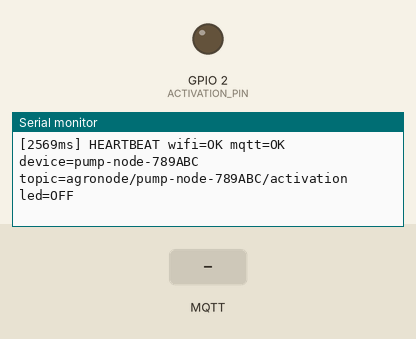
Bench run of a sketch on a simulated ESP32. Shown: output pins drawn as LEDs (lit = HIGH), the last lines printed to the serial monitor. The test bench sets the inputs (shaded band). WiFi joins after 1.5 s; servers stay silent unless stated; the local clock reads 2024-03-15 10:24:30 at power-on unless the sketch sets it; no MQTT or app messages arrive unless stated.

Above: at 3.7 s.
3.8 s: MQTT message "true" arrives on the first subscribed topic
At 4.9 s:
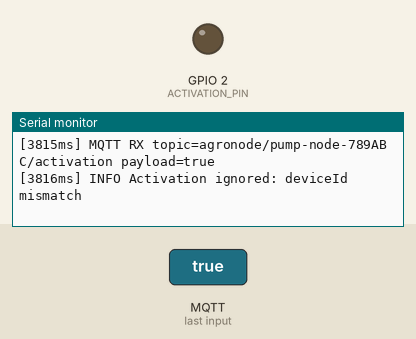
5.3 s: MQTT message "false" arrives on the first subscribed topic
At 6.5 s:
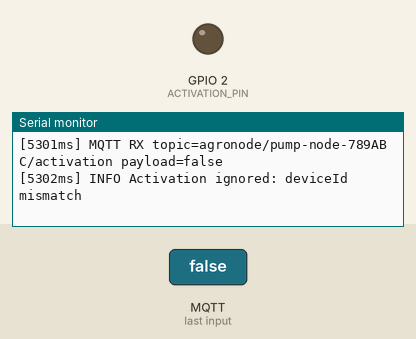
6.8 s: MQTT message ":" arrives on the first subscribed topic
At 8.1 s:
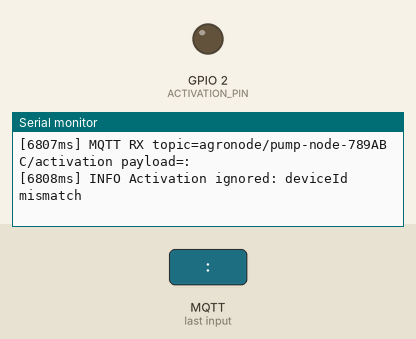

Measured:
- after the input at 3.8 s, the serial monitor: prints a new line at once (image 1)
- after the input at 5.3 s, the serial monitor: prints a new line at once (image 2)
- after the input at 6.8 s, the serial monitor: prints a new line at once (image 3)

The sketch:

esp32_activation_receiver.ino
```cpp
#include <WiFi.h>
#include <PubSubClient.h>
#include <time.h>
#include <stdarg.h>

#define ACTIVATION_PIN 2

const char* WIFI_SSID = "hadzic";
const char* WIFI_PASSWORD = "techno123";

const char* MQTT_HOST = "192.168.193.106";
const uint16_t MQTT_PORT = 1883;

const char* DEVICE_ID_BASE = "pump-node";
const char* FIRMWARE_VERSION = "1.0.0";
const unsigned long ACTIVATION_SIGNAL_DURATION_MS = 5000;
const unsigned long ACTIVATION_BLINK_INTERVAL_MS = 250;
const unsigned long HEARTBEAT_INTERVAL_MS = 10000;

const long GMT_OFFSET_SEC = 0;
const int DAYLIGHT_OFFSET_SEC = 0;
const char* NTP_SERVER = "pool.ntp.org";

WiFiClient wifiClient;
PubSubClient mqttClient(wifiClient);

unsigned long activationSignalUntilMs = 0;
unsigned long activationNextBlinkMs = 0;
bool activationBlinking = false;
bool activationOutputState = false;
unsigned long nextHeartbeatMs = 0;
char activationTopicBuffer[128];
char registerTopicBuffer[128];
char deviceIdBuffer[64];

void buildRuntimeDeviceId() {
  uint64_t chipId = ESP.getEfuseMac();
  uint32_t suffix = (uint32_t)(chipId & 0xFFFFFF);
  snprintf(deviceIdBuffer, sizeof(deviceIdBuffer), "%s-%06lX", DEVICE_ID_BASE, (unsigned long)suffix);
}

void ensureWiFiConnected();
void ensureMqttConnected();
void syncClock();
void registerDevice();
void onMqttMessage(char* topic, byte* payload, unsigned int length);
void handleActivationPayload(const String& payload);
bool payloadHasDeviceId(const String& payload, const char* expectedDeviceId);
bool payloadHasBooleanField(const String& payload, const char* fieldName, bool expectedValue);
void logInfo(const char* message);
void logf(const char* level, const char* format, ...);
void printHeartbeat();

void logInfo(const char* message) {
  logf("INFO", "%s", message);
}

void logf(const char* level, const char* format, ...) {
  char message[256];
  va_list args;
  va_start(args, format);
  vsnprintf(message, sizeof(message), format, args);
  va_end(args);

  Serial.print("[");
  Serial.print(millis());
  Serial.print("ms] ");
  Serial.print(level);
  Serial.print(" ");
  Serial.println(message);
}

void printHeartbeat() {
  logf(
    "HEARTBEAT",
    "wifi=%s mqtt=%s device=%s topic=%s led=%s",
    WiFi.status() == WL_CONNECTED ? "OK" : "DOWN",
    mqttClient.connected() ? "OK" : "DOWN",
    deviceIdBuffer,
    activationTopicBuffer,
    activationOutputState ? "ON" : "OFF"
  );
}

void setup() {
  Serial.begin(115200);
  delay(1000);

  buildRuntimeDeviceId();
  logf("BOOT", "Runtime DEVICE_ID=%s", deviceIdBuffer);

  pinMode(ACTIVATION_PIN, OUTPUT);
  digitalWrite(ACTIVATION_PIN, LOW);

  mqttClient.setServer(MQTT_HOST, MQTT_PORT);
  mqttClient.setCallback(onMqttMessage);

  snprintf(activationTopicBuffer, sizeof(activationTopicBuffer), "agronode/%s/activation", deviceIdBuffer);
  snprintf(registerTopicBuffer, sizeof(registerTopicBuffer), "agronode/%s/register", deviceIdBuffer);

  ensureWiFiConnected();
  ensureMqttConnected();
  syncClock();
  registerDevice();
  nextHeartbeatMs = millis() + HEARTBEAT_INTERVAL_MS;
  printHeartbeat();
}

void ensureWiFiConnected() {
  if (WiFi.status() == WL_CONNECTED) {
    return;
  }

  WiFi.mode(WIFI_STA);
  WiFi.begin(WIFI_SSID, WIFI_PASSWORD);

  logf("WIFI", "Connecting to SSID=%s", WIFI_SSID);
  while (WiFi.status() != WL_CONNECTED) {
    delay(500);
    Serial.print('.');
  }

  Serial.println();
  logf("WIFI", "Connected IP=%s RSSI=%d", WiFi.localIP().toString().c_str(), (int)WiFi.RSSI());
}

void ensureMqttConnected() {
  if (mqttClient.connected()) {
    return;
  }

  logf("MQTT", "Connecting host=%s:%u client=%s", MQTT_HOST, MQTT_PORT, deviceIdBuffer);
  while (!mqttClient.connected()) {
    if (mqttClient.connect(deviceIdBuffer)) {
      logInfo("MQTT connected");
      bool subscribed = mqttClient.subscribe(activationTopicBuffer);
      logf("MQTT", "Subscribe topic=%s status=%s", activationTopicBuffer, subscribed ? "OK" : "FAILED");
      return;
    }

    logf("MQTT", "connect retry state=%d", mqttClient.state());
    delay(1000);
  }
}

void syncClock() {
  configTime(GMT_OFFSET_SEC, DAYLIGHT_OFFSET_SEC, NTP_SERVER);
}

void registerDevice() {
  if (!mqttClient.connected()) {
    ensureMqttConnected();
  }

  char payload[512];
  int rssi = (int)WiFi.RSSI();
  snprintf(
    payload,
    sizeof(payload),
    "{\"deviceId\":\"%s\",\"firmware\":\"%s\","
    "\"metadata\":{\"signalStrength\":%d,\"hardware\":{\"model\":\"ESP32\",\"source\":\"firmware-register\",\"ip\":\"%s\"}},"
    "\"tags\":[\"live\",\"esp32\",\"actuator\"]}",
    deviceIdBuffer,
    FIRMWARE_VERSION,
    rssi,
    WiFi.localIP().toString().c_str()
  );

  mqttClient.loop();
  bool ok = mqttClient.publish(registerTopicBuffer, payload);
  logf("REGISTER", "topic=%s status=%s", registerTopicBuffer, ok ? "SENT" : "FAILED");
}

void onMqttMessage(char* topic, byte* payload, unsigned int length) {
  String payloadText;
  payloadText.reserve(length + 1);
  for (unsigned int index = 0; index < length; index++) {
    payloadText += (char)payload[index];
  }

  if (String(topic) != String(activationTopicBuffer)) {
    return;
  }

  logf("MQTT", "RX topic=%s payload=%s", topic, payloadText.c_str());
  handleActivationPayload(payloadText);
}

void handleActivationPayload(const String& payload) {
  if (!payloadHasDeviceId(payload, deviceIdBuffer)) {
    logInfo("Activation ignored: deviceId mismatch");
    return;
  }

  if (payloadHasBooleanField(payload, "activated", true)) {
    activationSignalUntilMs = millis() + ACTIVATION_SIGNAL_DURATION_MS;
    activationNextBlinkMs = millis() + ACTIVATION_BLINK_INTERVAL_MS;
    activationBlinking = true;
    activationOutputState = true;
    digitalWrite(ACTIVATION_PIN, HIGH);
    logf("TRIGGER", "ACTIVATION ON (BLINKING) durationMs=%lu", ACTIVATION_SIGNAL_DURATION_MS);
    return;
  }

  if (payloadHasBooleanField(payload, "activated", false)) {
    activationSignalUntilMs = 0;
    activationNextBlinkMs = 0;
    activationBlinking = false;
    activationOutputState = false;
    digitalWrite(ACTIVATION_PIN, LOW);
    logInfo("TRIGGER ACTIVATION OFF");
    return;
  }

  logInfo("Activation ignored: missing activated flag");
}

bool payloadHasDeviceId(const String& payload, const char* expectedDeviceId) {
  String compactPattern = String("\"deviceId\":\"") + expectedDeviceId + "\"";
  String spacedPattern = String("\"deviceId\": \"") + expectedDeviceId + "\"";
  return payload.indexOf(compactPattern) >= 0 || payload.indexOf(spacedPattern) >= 0;
}

bool payloadHasBooleanField(const String& payload, const char* fieldName, bool expectedValue) {
  String keyPattern = String("\"") + fieldName + "\"";
  int keyIndex = payload.indexOf(keyPattern);
  if (keyIndex < 0) {
    return false;
  }

  int valueIndex = keyIndex + keyPattern.length();
  while (valueIndex < payload.length() && (payload[valueIndex] == ' ' || payload[valueIndex] == ':')) {
    valueIndex++;
  }

  if (expectedValue) {
    return payload.startsWith("true", valueIndex);
  }

  return payload.startsWith("false", valueIndex);
}

void loop() {
  ensureWiFiConnected();
  ensureMqttConnected();
  mqttClient.loop();

  if (activationBlinking && activationSignalUntilMs > 0) {
    unsigned long nowMs = millis();

    if (nowMs >= activationSignalUntilMs) {
      activationSignalUntilMs = 0;
      activationNextBlinkMs = 0;
      activationBlinking = false;
      activationOutputState = false;
      digitalWrite(ACTIVATION_PIN, LOW);
      logInfo("TRIGGER ACTIVATION AUTO-OFF");
    } else if (nowMs >= activationNextBlinkMs) {
      activationOutputState = !activationOutputState;
      digitalWrite(ACTIVATION_PIN, activationOutputState ? HIGH : LOW);
      activationNextBlinkMs = nowMs + ACTIVATION_BLINK_INTERVAL_MS;
    }
  }

  if (millis() >= nextHeartbeatMs) {
    printHeartbeat();
    nextHeartbeatMs = millis() + HEARTBEAT_INTERVAL_MS;
  }

  delay(20);
}
```
